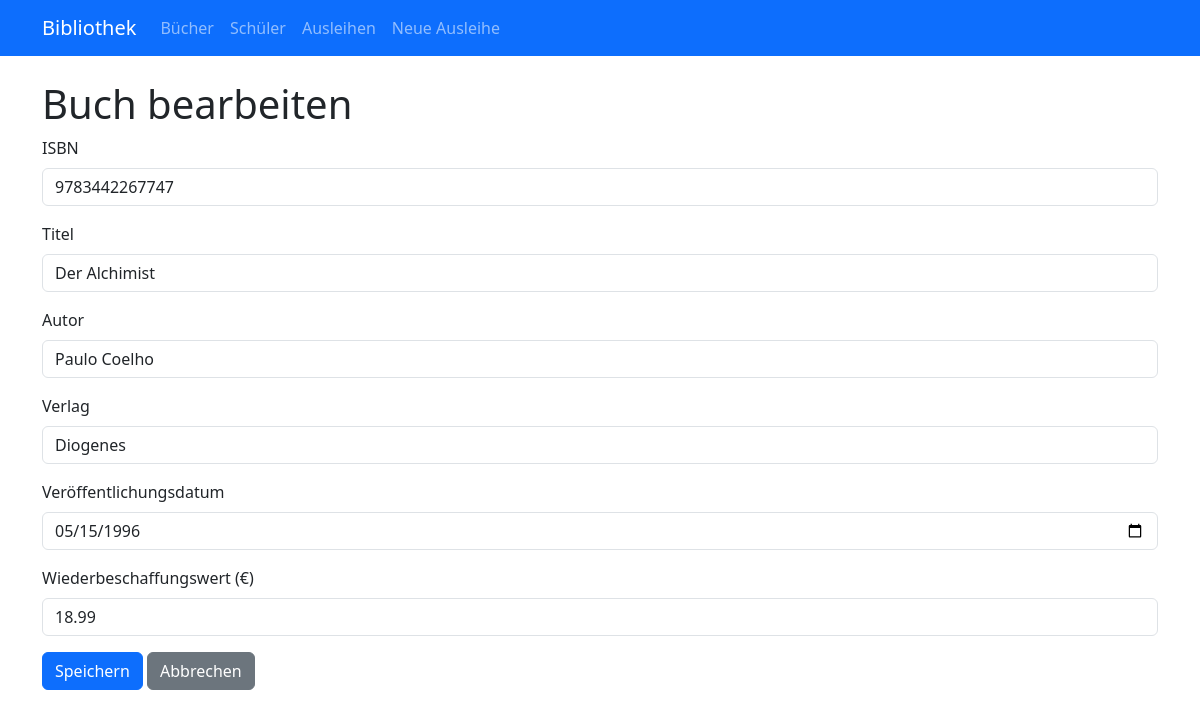
Screenshot of /buch/1/bearbeiten/ with the database file from the repository.
### myapp/models.py (models this page shows, shortened)
class Buch(models.Model):
    ISBN = models.CharField(max_length=13, unique=True)
    titel = models.CharField(max_length=200)
    autor = models.CharField(max_length=200)
    verlag = models.CharField(max_length=200)
    verlagungsdatum = models.DateField()
    wiederbeschaffungswert = models.DecimalField(max_digits=10, decimal_places=2)

### myapp/views.py (the view)
# urls.py: path('buch/<int:buch_id>/bearbeiten/', views.buch_bearbeiten, name='buch_bearbeiten'),
def buch_bearbeiten(request, buch_id):
    buch = get_object_or_404(Buch, id=buch_id)
    if request.method == 'POST':
        form = BuchForm(request.POST, instance=buch)
        if form.is_valid():
            buch = form.save()
            messages.success(request, f'Buch "{buch.titel}" erfolgreich aktualisiert.')
            return redirect('myapp:buch_detail', buch_id=buch.id)
    else:
        form = BuchForm(instance=buch)
    return render(request, 'myapp/buch_form.html', {'form': form, 'buch': buch})

### myapp/forms.py
class BuchForm(forms.ModelForm):
    class Meta:
        model = Buch
        fields = ['ISBN', 'titel', 'autor', 'verlag', 'verlagungsdatum', 'wiederbeschaffungswert']
        widgets = {
            'verlagungsdatum': forms.DateInput(attrs={'type': 'date'}),
        }

### myapp/templates/myapp/buch_form.html (shortened to what this page needs)
{% extends 'myapp/base.html' %}
{% load widget_tweaks %}
{% block content %}
    <h1>{% if buch %}Buch bearbeiten{% else %}Neues Buch hinzufügen{% endif %}</h1>
    <form method="post">
        <div class="mb-3">
            <label for="{{ form.ISBN.id_for_label }}" class="form-label">ISBN</label>
            {{ form.ISBN|add_class:"form-control" }}
        </div>
        <div class="mb-3">
            <label for="{{ form.titel.id_for_label }}" class="form-label">Titel</label>
            {{ form.titel|add_class:"form-control" }}
        </div>
        <div class="mb-3">
            <label for="{{ form.autor.id_for_label }}" class="form-label">Autor</label>
            {{ form.autor|add_class:"form-control" }}
        </div>
        <div class="mb-3">
            <label for="{{ form.verlag.id_for_label }}" class="form-label">Verlag</label>
            {{ form.verlag|add_class:"form-control" }}
        </div>
        <div class="mb-3">
            <label for="{{ form.verlagungsdatum.id_for_label }}" class="form-label">Veröffentlichungsdatum</label>
            {{ form.verlagungsdatum|add_class:"form-control" }}
        </div>
        <div class="mb-3">
            <label for="{{ form.wiederbeschaffungswert.id_for_label }}" class="form-label">Wiederbeschaffungswert (€)</label>
            {{ form.wiederbeschaffungswert|add_class:"form-control" }}
        </div>
        <button type="submit" class="btn btn-primary">Speichern</button>
        <a href="{% url 'myapp:buch_liste' %}" class="btn btn-secondary">Abbrechen</a>
    </form>
{% endblock %}

### rows the page displays
Buch: ISBN "9783442267747", titel "Der Alchimist", autor "Paulo Coelho", verlag "Diogenes", verlagungsdatum "05/15/1996", wiederbeschaffungswert "18.99"
